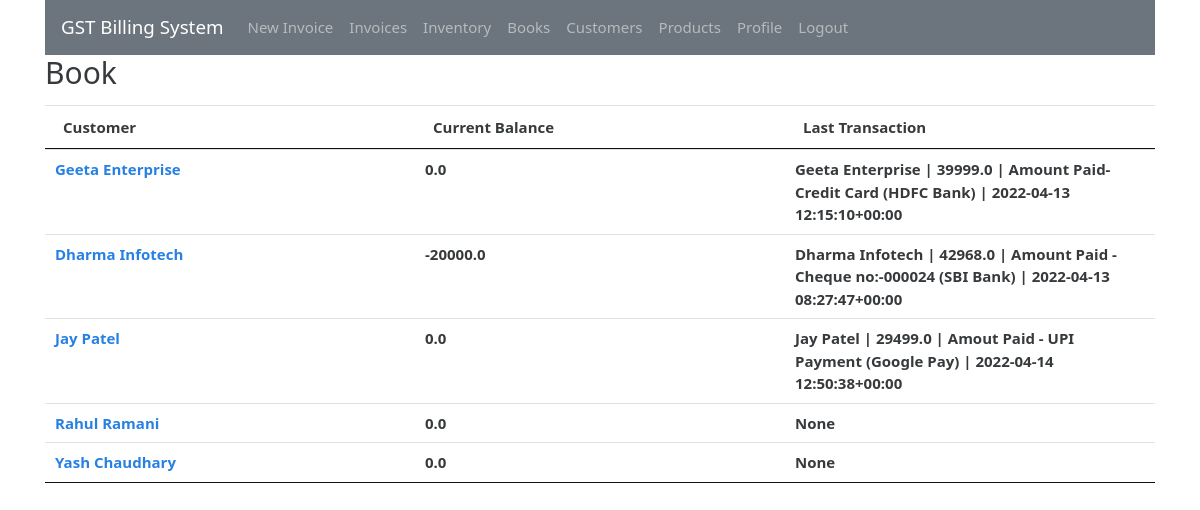
The page /books (signed in) on the database its author committed.
### gstbillingapp/models.py (models this page shows, shortened)
class Book(models.Model):
    user = models.ForeignKey(User, null=True, blank=True, on_delete=models.SET_NULL)
    customer = models.ForeignKey(Customer, null=True, blank=True, on_delete=models.SET_NULL)
    current_balance = models.FloatField(default=0)
    last_log = models.ForeignKey('BookLog', null=True, blank=True, default=None, on_delete=models.SET_NULL)

class Customer(models.Model):
    user = models.ForeignKey(User, null=True, blank=True, on_delete=models.SET_NULL)
    customer_name = models.CharField(max_length=200)
    customer_address = models.TextField(max_length=600, blank=True, null=True)
    customer_phone = models.CharField(max_length=14, blank=True, null=True)
    customer_gst = models.CharField(max_length=15, blank=True, null=True)

class BookLog(models.Model):
    parent_book = models.ForeignKey(Book, null=True, blank=True, on_delete=models.CASCADE)
    date = models.DateTimeField(default=datetime.now, blank=True, null=True)
    last_modified = models.DateTimeField(auto_now=True)
    CHANGE_TYPES = [
        (0, 'Paid'),
        (1, 'Purchased Items'),
        (2, 'Sold Items'),
        (4, 'Other'),
    ]
    change_type = models.IntegerField(choices=CHANGE_TYPES, default=0)
    change = models.FloatField(default=0.0)
    associated_invoice = models.ForeignKey(Invoice, blank=True, null=True, default=None, on_delete=models.SET_NULL)
    description = models.TextField(max_length=600, blank=True, null=True)
    def __str__(self):
        return self.parent_book.customer.customer_name + " | " + str(self.change) + " | " + self.description + " | " + str(self.date)

### gstbillingapp/views.py (the view)
# urls.py: path('books', views.books, name='books'),
@login_required
def books(request):
    context = {}
    context['book_list'] = Book.objects.filter(user=request.user)
    return render(request, 'gstbillingapp/books.html', context)

### gstbillingapp/templates/gstbillingapp/books.html (shortened to what this page needs)
{% extends "gstbillingapp/base.html" %}
{% load static %}
{% block content %}
<div class="row">
	<div class="col">
		<h2>Book</h2>
	</div>
</div>
<table class="table table-hover font-weight-bold" id="book-table">
	<thead>
		<tr>
			<th>Customer</th>
			<th>Current Balance</th>
			<th>Last Transaction</th>
		</tr>
	</thead>
	<tbody class="two-col-form">
		{% for book in book_list %}
		<tr onclick="window.location='{% url 'book_logs' book.id %}';">
			<td><a href="{% url 'book_logs' book.id %}">{{book.customer.customer_name}}</a></td>
			<td>{{book.current_balance}}</td>
			<td>{{book.last_log}}</td>
		</tr>
		{% endfor %}
	</tbody>
</table>
{% endblock %}

### gstbillingapp/static/gstbillingapp/main.css (style rules this page uses)
.two-col-form td, .two-col-form th { width: 25%; }

### rows shown on the page
Book: customer.customer_name "Geeta Enterprise", current_balance "0.0", last_log "Geeta Enterprise | 39999.0 | Amount Paid-Credit Card (HDFC Bank) | 2022-04-13 12:15:10+00:00"
Book: customer.customer_name "Dharma Infotech", current_balance "-20000.0", last_log "Dharma Infotech | 42968.0 | Amount Paid - Cheque no:-000024 (SBI Bank) | 2022-04-13 08:27:47+00:00"
Book: customer.customer_name "Jay Patel", current_balance "0.0", last_log "Jay Patel | 29499.0 | Amout Paid - UPI Payment (Google Pay) | 2022-04-14 12:50:38+00:00"
Book: customer.customer_name "Rahul Ramani", current_balance "0.0", last_log "None"
Book: customer.customer_name "Yash Chaudhary", current_balance "0.0", last_log "None"
